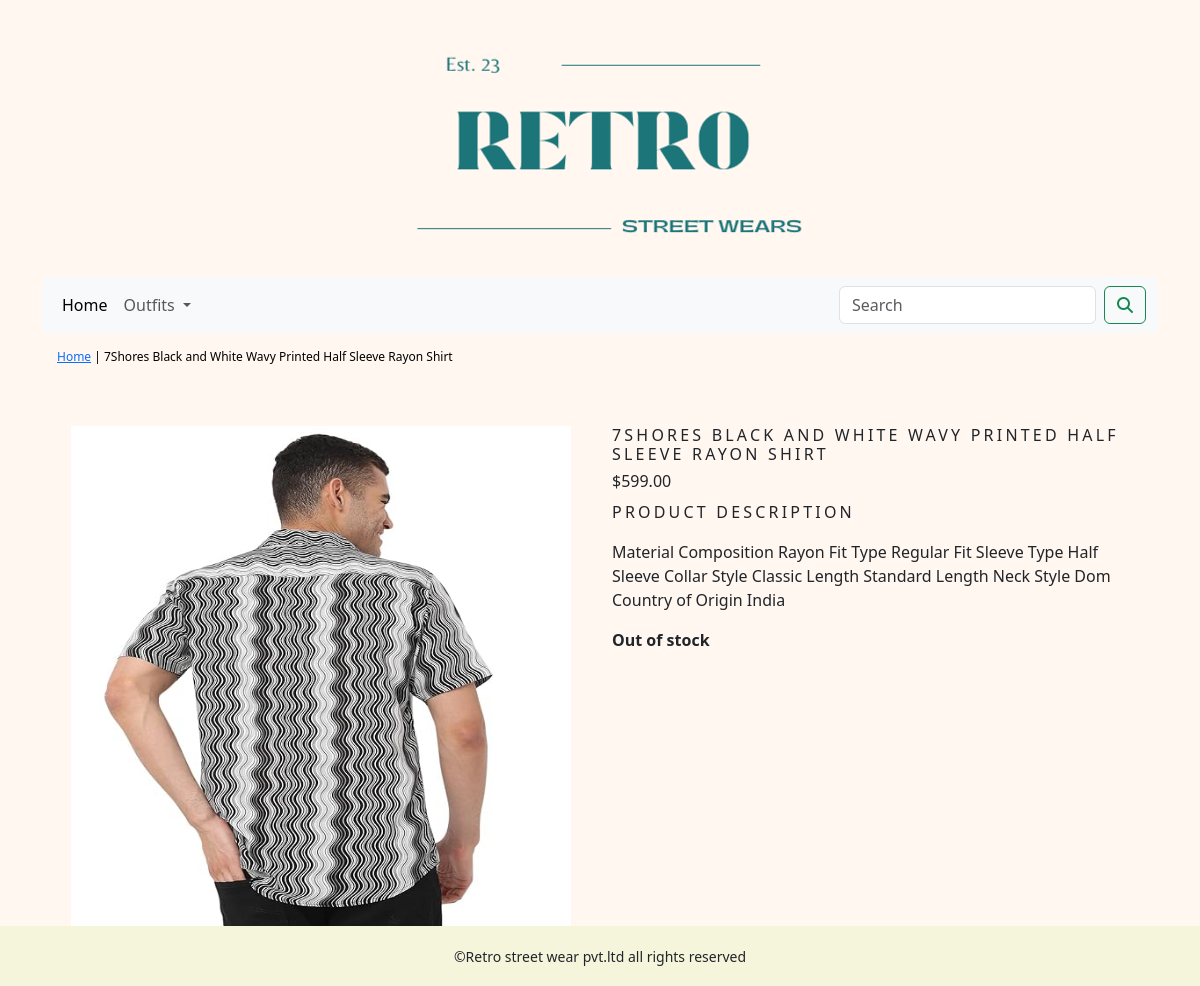
/Shirts/shirt007/, run on the app's committed database.
### shop/models.py (models this page shows, shortened)
class Product(models.Model):
    name = models.CharField(max_length=250, unique=True)
    slug = models.SlugField(max_length=250, unique=True)
    description = models.TextField(blank=True)
    price = models.DecimalField(max_digits=10, decimal_places=2)
    category = models.ForeignKey(Category, on_delete=models.CASCADE)
    image = models.ImageField(upload_to='product', blank=True)
    stock = models.IntegerField()
    available = models.BooleanField(default=True)
    created = models.DateTimeField(auto_now_add=True)
    updated = models.DateTimeField(auto_now=True)
    class Meta:
        ordering = ('name',)
        verbose_name = 'product'
        verbose_name_plural = 'products'

### shop/views.py (the view)
# urls.py: path('<slug:c_slug>/<slug:product_slug>/', views.ProDetail, name='proCatdetail'),
def ProDetail(request, c_slug, product_slug):
    try:
        product = Product.objects.get(category__slug=c_slug, slug=product_slug)
    except Exception as e:
        raise e
    return render(request, "product.html", {'product': product})

### cart/context_processors.py (called while the page is built)
def counter(request):
    item_count = 0
    if 'admin' in request.path:
        return {}
    else:
        try:
            cart=Cart.objects.filter(cart_id=_cart_id(request))
            cart_items=CartItem.objects.filter(cart=cart[:1])
            for cart_item in cart_items:
                item_count += cart_item.quantity
        except Cart.DoesNotExist:
            item_count=0
    return dict(item_count=item_count)

### cart/views.py (called while the page is built)
def _cart_id(request):
    cart = request.session.session_key
    if not cart:
        cart = request.session.create()
    return cart

### shop/context_processors.py (called while the page is built)
def menu_links(request):
    links = Category.objects.all()
    return dict(links=links)

### shop/models.py (called while the page is built)
    def get_url(self):
        return reverse('shop:products_by_category', args=[self.slug])

### template/product.html (shortened to what this page needs)
{% extends 'base.html' %}
{% load static %}
{% block content %}
<div class="row my_prod_row_class">
    <div class="mx_auto">
        <p><a href="{% url 'shop:allproduct' %}">Home</a> | <a href="{{product.category.get_url}}"></a> {{product.name}}</p>
    </div>
</div>
<div class="container">
<br>
<div class="row">
    <div class="col-md-6 text-center">
        <div style="min-width:18rem">
            <img src="{{product.image.url}}" alt="{{product.name}}" width="500px" height="500px">
        </div>
    </div>
        <div class="col-md-6">
            <div>
            <h1 class="my_prod_title">{{product.name}}</h1>
            <h6>${{product.price}}</h6>
            <p class="my_title">Product description</p>
            <p class="text-justify my_prod_text">{{product.description}}</p>
            {% if product.stock <= 0 %}
            <p class="text-justify my_prod_text"><b>Out of stock</b></p>
            {% else %}
            <a  class="btn btn-secondary" href="{% url 'cart:add_cart' product.id %}">Add to cart</a>
            {% endif %}
        </div>
        </div>
</div>
</div>
{% endblock %}

### static/css/custom.css (style rules this page uses)
.my_title { font-size:16px; text-transform:uppercase; letter-spacing:.2em; }
.my_prod_row_class { padding:15px; padding-bottom:20px; }
.my_prod_row_class .mx_auto { color:#000; font-size:12px; text-decoration:none; }
.my_prod_title { font-size:16px; text-transform:uppercase; letter-spacing:.2em; }
.my_prod_text { padding-right:20px; }

### data on the page
Product: name "7Shores Black and White Wavy Printed Half Sleeve Rayon Shirt", image (picture), name "7SHORES BLACK AND WHITE WAVY PRINTED HALF SLEEVE RAYON SHIRT", price "599.00", description "Material Composition Rayon Fit Type Regular Fit Sleeve Type Half Sleeve Collar Style Classic Length Standard Length Neck Style Dom Country of Origin India"
